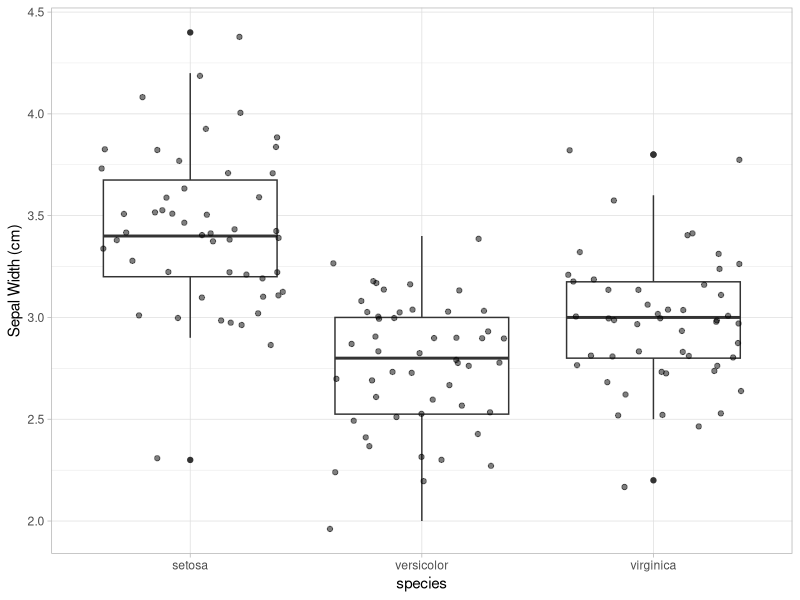

The R source for this figure: (Note: this script raises an error after producing the figure.)
## ---- chunk 1
knitr::opts_chunk$set(error = TRUE)
## ---- chunk 2
# load your packages here:
library(tidyverse)
## ---- chunk 3
six_cyl <- mtcars %>% 
  as_tibble(rownames = "car_type") %>% 
  filter(cyl == 6) %>% 
  select(car_type,mpg,hp)
## ---- chunk 4
knitr::kable(six_cyl)
## ---- chunk 5
edit_iris <- iris %>% 
  rename_all(~ tolower(str_replace_all(.x, "\\.", "_"))) %>% 
  select(species,everything())
## ---- chunk 6
edit_iris %>% 
  ggplot(aes(species,sepal_width)) +
  geom_boxplot() +
  geom_jitter(alpha = 0.5) +
  ylab ("Sepal Width (cm)") +
  theme_light()
## ---- chunk 7

## ---- chunk 8

## ---- chunk 9

## ---- chunk 10
gapminder %>% 
  group_by(FILL_THIS_IN) %>% 
  FILL_THIS_IN(min_life = min(lifeExp))
## ---- chunk 11
psych::bfi %>%
  as_tibble() %>% 
  select(A1:A5) %>% 
  rowwise() %>% 
  mutate(A_mean = mean(c(A1, A2, A3, A4, A5), na.rm = TRUE)) %>% 
  ungroup()
## ---- chunk 12

## ---- chunk 13
psych::bfi %>% 
  as_tibble() %>% 
  select(A1:A5) %>% 
  mutate(A_min = pmin(A1, A2, A3, A4, A5))
## ---- chunk 14
psych::bfi %>% 
  as_tibble() %>% 
  select(A1:A5) %>% 
  mutate(A_mn = rowMeans(select(., A1:A5)),
         A_mn2 = rowMeans(select(., starts_with("A", ignore.case = FALSE))))
## ---- chunk 15
FILL_THIS_IN <-
  psych::bfi %>% 
  FILL_THIS_IN(FILL_THIS_IN)
## ---- chunk 16
FILL_THIS_IN %>% 
  FILL_THIS_IN(FILL_THIS_IN) %>% 
  FILL_THIS_IN(FILL_THIS_IN)
## ---- chunk 17

## ---- chunk 18

